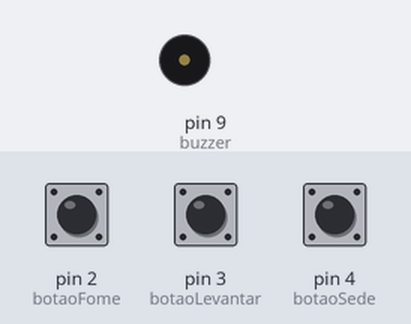
This sketch was run on a simulated Arduino Uno, built with avr-gcc and run on an emulated ATmega328P. Shown: buzzer (waves = sounding). Inputs (shaded band) come from the test bench; at power-on: pin 2 (botaoFome) HIGH, pin 3 (botaoLevantar) HIGH, pin 4 (botaoSede) HIGH.

Above: at 1.2 s.
1.3 s: pin 2 (botaoFome) pulled LOW for 1 s
At 1.6 s:
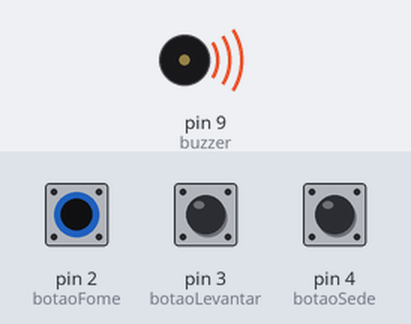
3.8 s: pin 3 (botaoLevantar) pulled LOW for 3.2 s
At 8.2 s:
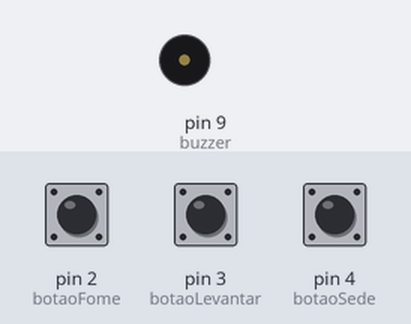
8.5 s: pin 2 (botaoFome) pulled LOW for 3.2 s
At 8.9 s:
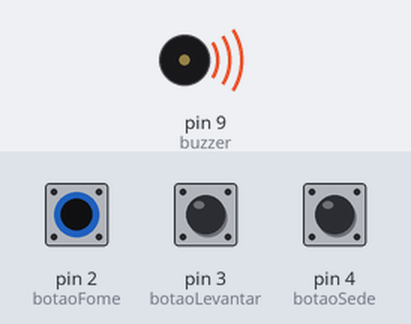
13.2 s: pin 4 (botaoSede) pulled LOW for 3.2 s
At 18.1 s:
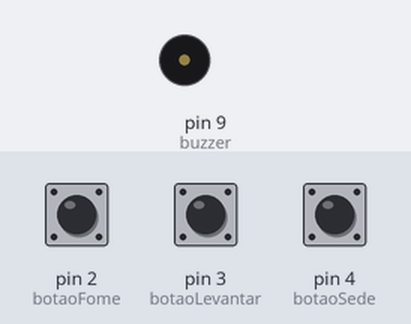
Timing chart, 0 to 18.9 s (numbered marks = the images above; inputs shaded):
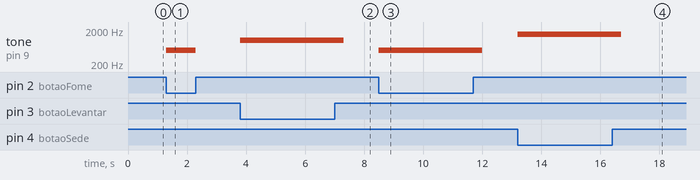

Measured:
- after the input at 1.3 s, tone on pin 9 (buzzer): silent → 500 Hz at once, → silent 1.0 s later
- after the input at 3.8 s, tone on pin 9 (buzzer): silent → 1000 Hz at once, → silent 3.5 s later
- after the input at 8.5 s, tone on pin 9 (buzzer): silent → 500 Hz at once, → silent 3.5 s later
- after the input at 13.2 s, tone on pin 9 (buzzer): silent → 1500 Hz at once, → silent 3.5 s later

The sketch:

trabalho_ext_necessidades.ino
```cpp
const int botaoFome = 2;     // Pino do botão para fome
const int botaoLevantar = 3; // Pino do botão para levantar
const int botaoSede = 4;     // Pino do botão para sede
const int buzzer = 9;        // Pino do buzzer

void setup() {
    pinMode(botaoFome, INPUT_PULLUP);
    pinMode(botaoLevantar, INPUT_PULLUP);
    pinMode(botaoSede, INPUT_PULLUP);
    pinMode(buzzer, OUTPUT);
}

void loop() {
    if (digitalRead(botaoFome) == LOW) {  // Se apertar o botão de fome
        tone(buzzer, 500);  // Som grave para fome
        delay(500);
        noTone(buzzer);
    }
    else if (digitalRead(botaoLevantar) == LOW) {  // Se apertar o botão de levantar
        tone(buzzer, 1000); // Som médio para levantar
        delay(500);
        noTone(buzzer);
    }
    else if (digitalRead(botaoSede) == LOW) {  // Se apertar o botão de sede
        tone(buzzer, 1500); // Som agudo para sede
        delay(500);
        noTone(buzzer);
    }
}
```
